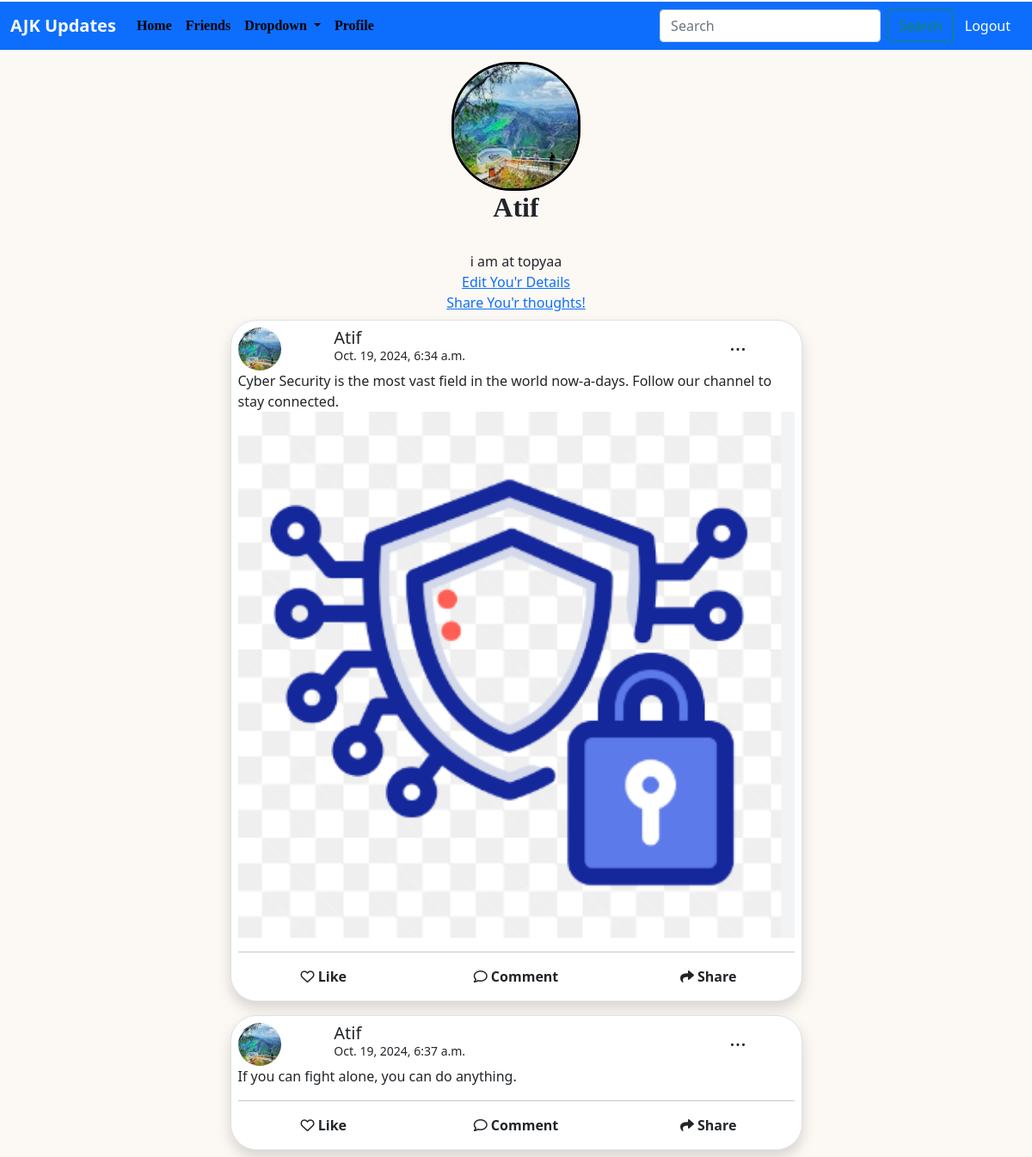
/profile (signed in), run on the app's committed database.
### AJKapp/models.py (models this page shows, shortened)
class userregister(models.Model):
    Name = models.ForeignKey(User, on_delete=models.CASCADE, null=True, blank=True, related_name='userprofile')
    bio = models.TextField(default='Add Something About Yourself...')
    profilepic = models.ImageField(upload_to='images/',blank=True, null=True)

class post(models.Model):
    name = models.ForeignKey(User, on_delete=models.CASCADE, null=True, blank=True, related_name='user_post')
    post_text = models.TextField(default='')
    post_pic = models.ImageField(upload_to='images/', blank=True, null=True)
    postcreated_at = models.DateTimeField(auto_now_add=True)

### AJKapp/views.py (the view)
# urls.py: path('profile', profile, name='profile'),
@login_required(login_url='/signin')
def profile(request):
    if request.method == 'POST':
        profilepic = request.FILES.get('profilepic')
    user = User.objects.filter(username = request.user.username).first()
    user_profiles = user.userprofile.all().first()
    userpost = user.user_post.all()
    dic = {
        'userprofile':user_profiles,
        'user':user,
        'userpost':userpost
    }
    return render(request, 'profile.html', dic)

### AJKapp/templates/profile.html (shortened to what this page needs)
{% extends "index.html" %}
{% load static %}
{% block body %}
  <div class="container">
    <div class="row justify-content-center text-center">
        <div class="col-4">
          {% if userprofile.profilepic %}
          <img class="text-danger profilepic mt-3 img-fluid" src="/media/{{userprofile.profilepic}}" alt="Error">
          {% else %}
          <img class="text-danger profilepic mt-3 img-fluid" src="{% static 'dp.jpeg' %}" alt="gchchc">
          {% endif %}
        </div>
    </div>
    <div class="row justify-content-center">
        <div class="col-9 text-center">
            <h2 class="fw-bold username text-capitalize user-select-none">{{user.username}}</h2><br>
            <span class="">{{userprofile.bio}}</span>
        </div>
    </div>
    <div class="row justify-content-center">
        <div class="col-9 text-center">
            {% if userprofile %}
            <a href="{% url 'editinfo' %}">Edit You'r Details</a>
            {% else %}
            <a href="{% url 'addinfo' %}">Add You'r Details</a>
            {% endif %}
            <br>
            <a href="{% url 'addpost' %}">Share You'r thoughts!</a>
        </div>
    </div>
    <div class="row justify-content-center">
      {% for post in userpost %}
    <div class="col-md-7 user_post m-2 border shadow p-2 pb-3">
        <div class="row">
          <div class="col-2">
              {% if post.name.userprofile.first.profilepic %}
                <img src="/media/{{post.name.userprofile.first.profilepic}}" alt="" class="img-fluid postprofilepic">
              {% else %}
                <img src= "{% static 'dp.jpeg' %}" alt="" class="img-fluid postprofilepic">
              {% endif %}
          </div>
          <div class="col-7 profile_bar">
            <h5 class="text-capitalize">{{user.username}}</h5><br>
            <small>{{post.postcreated_at}}</small>
          </div>
          <div class="text-end col-2 align-self- fs-4 user-select-none">...</div>
        </div>
        {{post.post_text}}
        {% if post.post_pic %}
        <img src="/media/{{post.post_pic}}" alt="Error" class="post_img">
        {% endif %}
      <hr>
      <div class="row justify-content-center text-center">
          <div class="col-4 fw-bold" type='submit' name="like"><i class="fa-regular fa-heart"></i>&nbsp;Like</div>
        <div class="col-4 fw-bold"><i class="fa-regular fa-comment"></i>&nbsp;Comment</div>
        <div class="col-4 fw-bold"><i class="fa-solid fa-share"></i>&nbsp;Share</div>
      </div>
    </div>
    {% endfor %}
  </div>
  </div>
{% endblock body %}

### AJKapp/templates/profile.html (style rules this page uses)
.profilepic { border: 3px solid black; border-radius: 70px; width: 150px; height: 150px; }
.username { font-family: cursive; }
.postprofilepic { width: 50px; height: 50px; border-radius: 50px; }
.profile_bar { line-height: 0px; }
.user_post { background-color: white; border-radius: 30px; }
.post_img { width: 100%; }

### AJKapp/templates/index.html (style rules this page uses)
body { background-color: rgb(252, 249, 244); }

### data on the page
userregister: profilepic (picture), bio "i am at topyaa"
post: name.userprofile.first.profilepic (picture), postcreated_at "Oct. 19, 2024, 6:34 a.m.", post_text "Cyber Security is the most vast field in the world now-a-days. Follow our channel to stay connected.", post_pic (picture)
post: name.userprofile.first.profilepic (picture), postcreated_at "Oct. 19, 2024, 6:37 a.m.", post_text "If you can fight alone, you can do anything."

### other printed values
{{ user.username }} "Atif"
